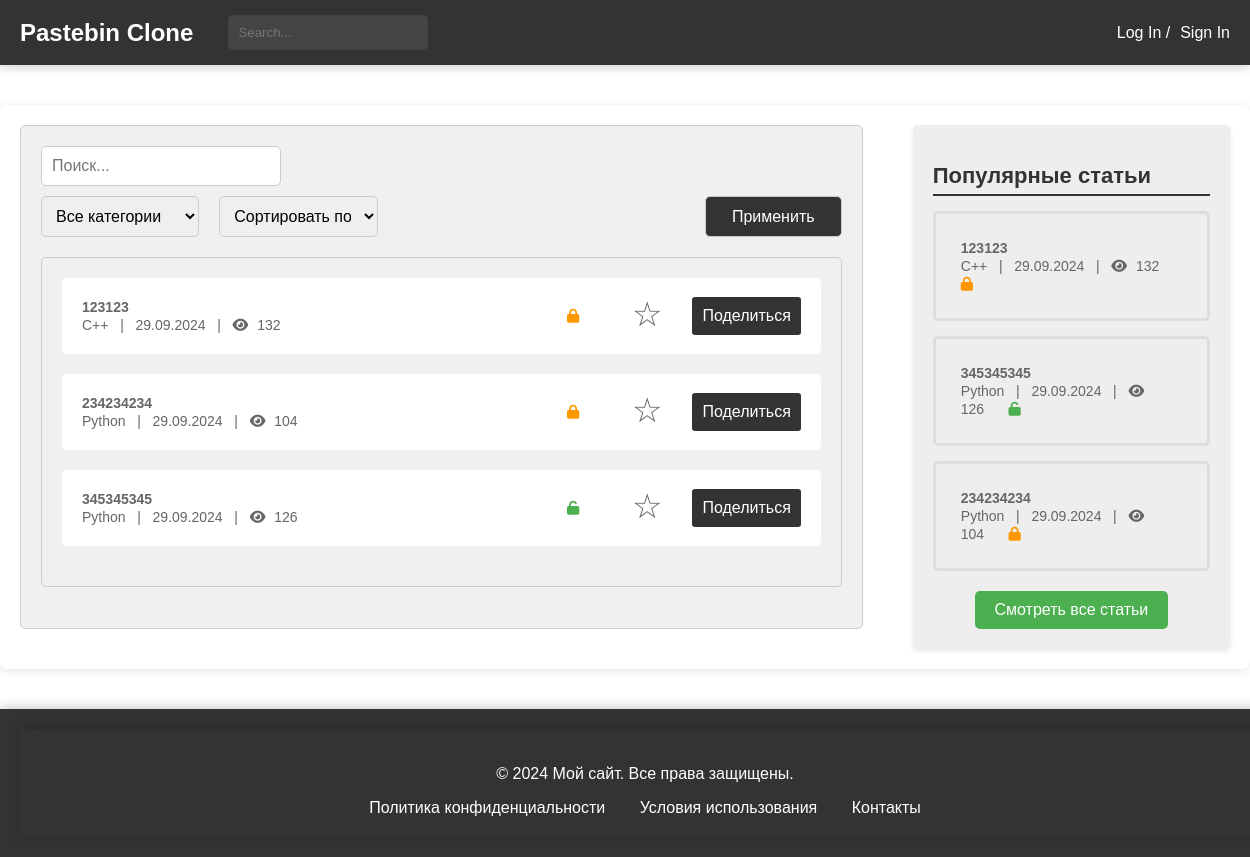
Before: /posts_check/ with the older database file.
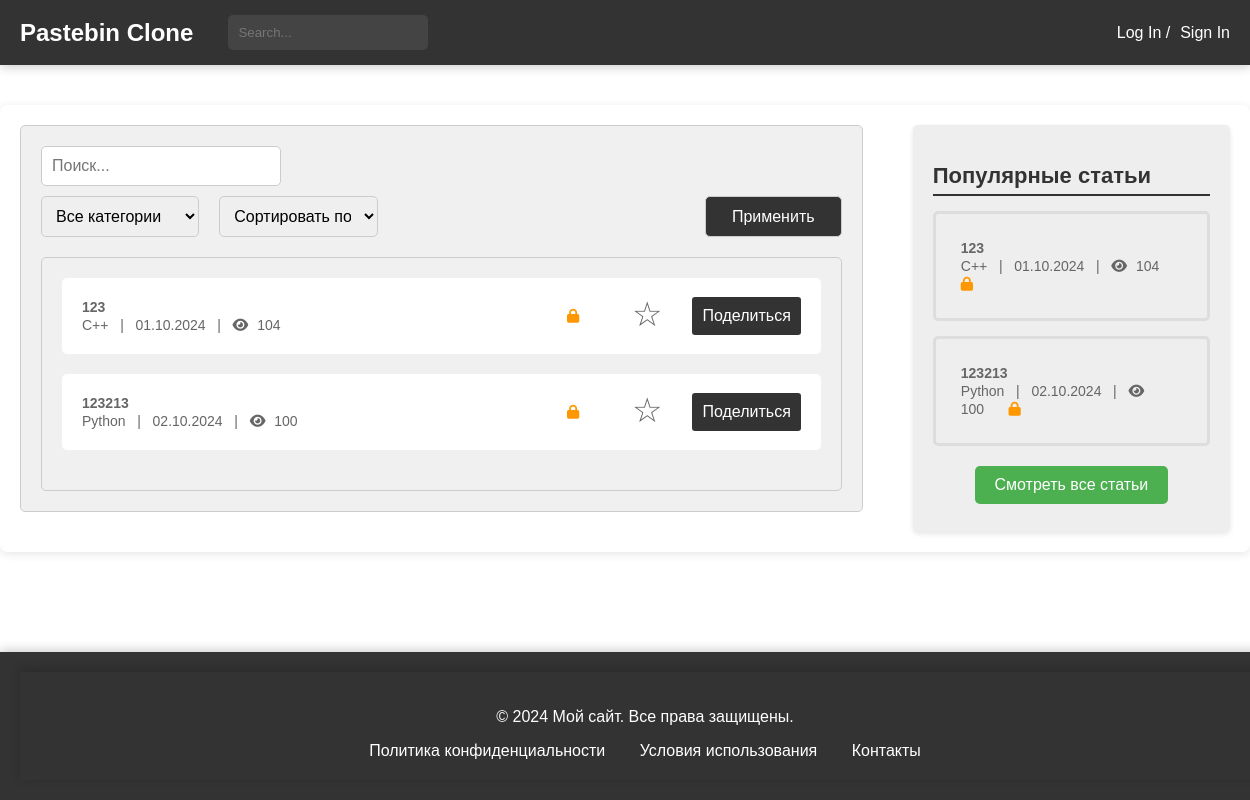
After: the same page with the newer database file.
### blog/models.py (models this page shows, shortened)
class Paste(models.Model):
    ACCESS_STATUS_CHOICES = [
        (0, 'Private'),
        (1, 'Public'),
        (2, 'Draft'),
    ]
    TIME_LIVE_CHOICES = [
        (None, 'Никогда'),
        (timedelta(minutes=2), 'Через 2 минуты'),
        (timedelta(hours=1), 'Через 1 час'),
        (timedelta(days=1), 'Через 1 день'),
        (timedelta(weeks=1), 'Через 1 неделю'),
    ]
    title = models.CharField(max_length=200)
    content = models.TextField()
    author = models.ForeignKey(User, on_delete=models.CASCADE)
    created_at = models.DateTimeField(auto_now_add=True)
    updated_at = models.DateTimeField(auto_now=True)
    slug = models.UUIDField(default=uuid.uuid4, editable=False, unique=True)
    tags = models.ManyToManyField(Tag, related_name='posts')
    category = models.ForeignKey(Category, on_delete=models.SET_NULL, null=True)
    access_status = models.IntegerField(choices=ACCESS_STATUS_CHOICES, default=1)
    time_live = models.DurationField(null=True, blank=True)
    password = models.CharField(max_length=100, null=True, blank=True)
    is_delete_after_read = models.BooleanField(default=False)
    views_count = models.PositiveIntegerField(default=100)
    def get_absolute_url(self):
        return reverse('blog:post-detail', kwargs={'slug': self.slug})
    def get_formatted_created_at(self):
        return self.created_at.strftime('%d.%m.%Y')
    class Meta:
        verbose_name = 'Паста'
        verbose_name_plural = 'Паста'

class Category(models.Model):
    name = models.CharField(max_length=30, unique=True)
    parent = models.ForeignKey(
        'self',
        on_delete=models.CASCADE,
        null=True, blank=True,
        related_name='subcategories'
    )
    def __str__(self):
        return self.name
    class Meta:
        verbose_name = 'Категория'
        verbose_name_plural = 'Категории'

### blog/views.py (the view)
# urls.py: path('posts_check/', views.posts_check, name='posts-check'),
def posts_check(request):
    posts = Paste.objects.all()
    popular_posts = Paste.objects.order_by('-views_count')[:5]
    return render(request, 'blog/posts.html', {
        'posts': posts,
        'popular_posts': popular_posts
    })

### blog/templates/blog/posts.html (shortened to what this page needs)
{% extends 'blog/temps/base.html' %}
{% load static %}
{% block head %}
<link rel="stylesheet" type="text/css" href="{% static 'css/posts.css' %}">
<link rel="stylesheet" href="https://cdnjs.cloudflare.com/ajax/libs/font-awesome/4.7.0/css/font-awesome.min.css">
{% endblock %}
{% block content %}
<main>
    <div class="main-container">
        <div class="post-filter">
            <form>
                <input type="search" placeholder="Поиск...">
                <div style="display: flex; justify-content: space-between; margin-top: 10px;">
                    <select name="category" style="width: 35%;">
                        <option value="">Все категории</option>
                    </select>
                    <select name="sort" style="width: 35%; margin-left: 20px;">
                        <option value="">Сортировать по</option>
                    </select>
                    <button type="submit" style="margin-left: 327px;">Применить</button>
                </div>
            </form>
            <div class="post-list">
                <ul>
                    {% for post in posts %}
                    <li class="post-item">
                        <div class="post-details">
                            <a href="{% url 'blog:post-detail' post.slug %}">
                                <span class="article-title">{{ post.title }}</span>
                                <br>
                                <span class="article-meta">{{ post.category }} &nbsp; | &nbsp; {{ post.get_formatted_created_at }} &nbsp; | &nbsp;
                        <i class="fa fa-eye"></i> <span class="view-count">{{ post.views_count }}</span></span>
                            </a>
                        </div>
                        <div class="post-actions">
                            {% if post.password %}
                            <span class="post-lock"><i class="fa fa-lock" aria-hidden="true"
                                                       style="color: #FF9800;"></i></span>
                            {% else %}
                            <span class="post-lock"><i class="fa fa-unlock" aria-hidden="true"
                                                       style="color: #4CAF50;"></i></span>
                            {% endif %}
                            <span class="post-favorite" onclick="toggleFavorite(this)">
                                <span class="star" id="favorite-star">☆</span>
                            </span>
                            <button class="post-share-button" onclick="copyToClipboard('{{ post.get_absolute_url }}')">
                                Поделиться
                            </button>
                        </div>
                    </li>
                    {% endfor %}
                </ul>
            </div>
        </div>
        {% include 'blog/temps/popular_posts.html' %}
    </div>
</main>
{% endblock %}

### blog/templates/blog/temps/base.html (shortened to what this page needs)
<!DOCTYPE html>
<html lang="en">
<head>
    {% block head %}{% endblock %}
</head>
<body>
    {% include 'blog/temps/header.html' %}
    {% block content %}
    {% endblock %}
    {% include 'blog/temps/footer.html' %}
</body>
</html>

### blog/templates/blog/temps/header.html (shortened to what this page needs)
{% load static %}
<head>
    <link rel="stylesheet" type="text/css" href="{% static 'css/header.css' %}">
</head>
<header>
    <div class="header-container">
        <a href="{% url 'blog:index' %}" style='all: unset;'>
            <div class="header-logo">Pastebin Clone</div>
        </a>
        <div class="header-search">
            <input type="search" placeholder="Search...">
        </div>
        {% if request.user.is_authenticated %}
        <div class="header-auth">
            <span class="dropdown-toggle" style="margin-left: 10px; position: relative;">
                {{ request.user.username }} &#8711;
                <div class="dropdown">
                    <ul>
                        <li><a href="{% url 'users:posts-list' %}">Мои посты</a></li>
                        <li><a href="#">Настройки профиля</a></li>
                        <li><a href="#">Изменить пароль</a></li>
                        <li><a href="#">Сообщения</a></li>
                        <li><a href="#">Уведомления</a></li>
                        <li><form action="{% url 'logout' %}" method="post" style="display: inline;">
                                {% csrf_token %}
                                <button type="submit" class="logout-button" style="margin-left: 11px">Выход</button>
                            </form>
                        </li>
                    </ul>
                </div>
            </span>
        </div>
        {% else %}
        <div class="header-auth">
            <a href="{% url 'users:login' %}" class="auth-link">Log In /</a>
            <a href="{% url 'users:register' %}" class="auth-link">Sign In</a>
        </div>
        {% endif %}
    </div>
</header>

### blog/templates/blog/temps/popular_posts.html
{% load static %}
<head>
    <link rel="stylesheet" type="text/css" href="{% static 'css/popular_posts.css' %}">
    <link rel="stylesheet" href="https://cdnjs.cloudflare.com/ajax/libs/font-awesome/6.0.0-beta3/css/all.min.css">
</head>
<div class="right-block">
    <h2>Популярные статьи</h2>
    <ul>
        {% for popular_post in popular_posts %}
        <li>
            <a href="{% url 'blog:post-detail' popular_post.slug %}">
                <span class="article-title">{{popular_post.title}}</span>
                <br>
                <span class="article-meta">{{ popular_post.category }} &nbsp; | &nbsp; {{ popular_post.get_formatted_created_at }} &nbsp; |  &nbsp;
                                    <i class="fa fa-eye"></i> <span
                            class="view-count">{{popular_post.views_count}}</span></span>
                {% if popular_post.password %}
                <span><i class="fa fa-lock" aria-hidden="true" style="color: #FF9800;"></i></span>
                {% else %}
                <span><i class="fa fa-unlock" aria-hidden="true" style="color: #4CAF50;"></i></span>
                {% endif %}
            </a>
        </li>
        {% endfor %}
    </ul>
     <div class="all-posts-link">
        <a href="{% url 'blog:posts-check' %}">Смотреть все статьи</a>
    </div>
</div>

### blog/templates/blog/temps/footer.html
{% load static %}
<head>
    <link rel="stylesheet" type="text/css" href="{% static 'css/footer.css' %}">
</head>
<footer>
    <div class="footer-container">
    <p>&copy; 2024 Мой сайт. Все права защищены.</p>
    <ul>
        <li><a href="#">Политика конфиденциальности</a></li>
        <li><a href="#">Условия использования</a></li>
        <li><a href="#">Контакты</a></li>
    </ul>
</div>
</footer>

### blog/static/css/posts.css (style rules this page uses)
body { margin: 0; padding: 0; font-family: Arial, sans-serif; }
.main-container { display: flex; justify-content: space-between; max-width: 1400px; margin: 40px auto; padding: 20px; box-shadow: 0 2px 10px rgba(0, 0, 0, 0.1); border-radius: 8px; background-color: #ffffff; }
.right-block { width: 30%; background-color: #ccc; padding: 20px; height: 100%; margin-left: 50px; }
.post-list ul { list-style: none; padding: 0; margin: 0; }
.post-list li { margin-bottom: 20px; }
.post-list a { display: block; padding: 10px; background-color: #fff; border-radius: 5px; text-decoration: none; color: #333; transition: background-color 0.3s; }
.post-list span { font-size: 14px; color: #666; }
.post-list i { font-size: 14px; margin-right: 5px; }
.right-block { width: 30%; background-color: #eeeeee; padding: 20px; border-radius: 5px; height: auto; box-shadow: 0 2px 5px rgba(0, 0, 0, 0.1); position: relative; }
.right-block h2 { font-size: 22px; font-weight: bold; margin-bottom: 15px; color: #333; border-bottom: 2px solid #333333FF; padding-bottom: 5px; }
.right-block ul { list-style: none; padding: 0; margin: 0; }
.right-block li { margin-bottom: 15px; padding: 10px; border: 3px solid #ddd; border-radius: 5px; transition: background-color 0.3s; }
.right-block a { display: block; padding: 15px; color: #333; text-decoration: none; border-radius: 5px; transition: background-color 0.3s; }
.right-block span { font-size: 14px; color: #666; }
.right-block i { font-size: 14px; margin-right: 5px; }
.article-title { font-weight: bold; font-size: 34px; }
.post-share-button { padding: 5px 15px; background-color: #f44336; color: white; border: none; border-radius: 3px; cursor: pointer; transition: background-color 0.3s; min-width: 80px; margin-right: 10px; }
.post-actions i.fa-lock { color: #FF9800; }
.post-actions i.fa-lock, .post-actions i.fa-unlock { margin-left: -50px; }
.view-count { margin-left: 0; }
.post-filter { background-color: #f0f0f0; padding: 20px; border: 1px solid #ccc; border-radius: 5px; margin-bottom: 20px; }
.post-filter form { display: flex; flex-wrap: wrap; justify-content: space-between; }
.post-filter input[type="search"], .post-filter select, .post-filter button[type="submit"] { width: 30%; padding: 10px; font-size: 16px; border: 1px solid #ccc; border-radius: 5px; }
.post-filter button[type="submit"] { background-color: #333; color: #fff; cursor: pointer; margin-left: auto; }
.post-list { background-color: #f0f0f0; border: 1px solid #ccc; border-radius: 5px; margin-top: 20px; padding: 20px; }
.post-item { display: flex; justify-content: space-between; align-items: center; margin-bottom: 20px; background-color: #fff; padding: 10px; border-radius: 5px; transition: background-color 0.3s; }
.post-details { display: flex; flex-direction: column; gap: 10px; }
.post-actions { display: flex; align-items: center; justify-content: space-between; min-width: 350px; }
.post-actions span { margin-right: 15px; }
.post-actions button { width: 30%; padding: 10px; font-size: 16px; background-color: #333; color: white; border: none; border-radius: 3px; cursor: pointer; transition: background-color 0.3s; min-width: 80px; }
.post-lock { margin-left: 200px; }
.post-favorite { margin-right: 10px; cursor: pointer; font-size: 24px; display: inline-block; }
.star { font-size: 34px !important; transition: color 0.3s; margin-top: -5px; display: inline-block; }

### blog/static/css/header.css (style rules this page uses)
header { width: 100%; background-color: #333; }
.header-container { color: #fff; padding: 15px 20px; display: flex; align-items: center; box-shadow: 0 2px 10px rgba(0, 0, 0, 0.2); max-width: 1400px; margin: 0 auto; }
.header-logo { font-size: 24px; font-weight: bold; margin-right: 15px; }
.header-search { flex-grow: 1; display: flex; margin-left: 20px; }
.header-search input[type="search"] { padding: 10px; border: none; border-radius: 5px; background-color: #444; color: #fff; transition: background-color 0.3s; width: 200px; }
.header-auth { display: flex; align-items: center; position: relative; }
.header-auth a { color: #fff; text-decoration: none; margin-left: 10px; }
.auth-link { color: white; text-decoration: none; margin-left: 10px; }

Changed rows visible on the page:
removed Paste: title "123123", category "C++", get_formatted_created_at "29.09.2024", views_count "132"
removed Paste: title "234234234", category "Python", get_formatted_created_at "29.09.2024", views_count "104"
removed Paste: title "345345345", category "Python", get_formatted_created_at "29.09.2024", views_count "126"
added Paste: title "123", category "C++", get_formatted_created_at "01.10.2024", views_count "104"
added Paste: title "123213", category "Python", get_formatted_created_at "02.10.2024", views_count "100"
